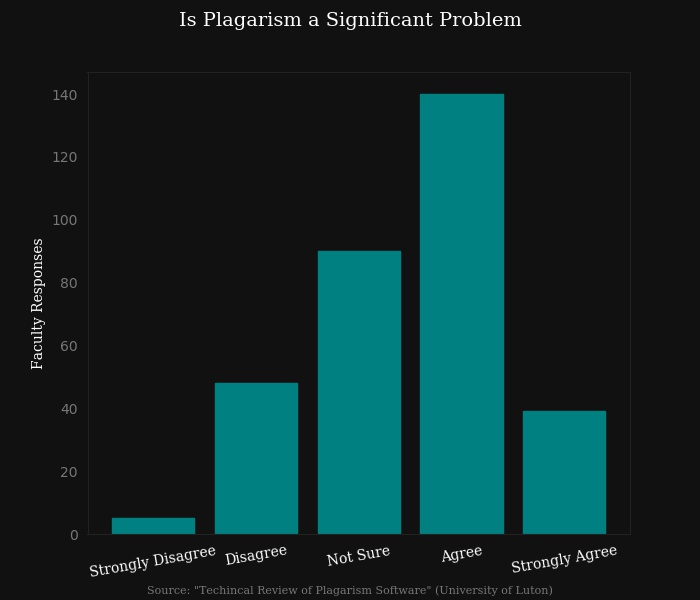

Reproduce this figure in Python.
import matplotlib.pyplot as plt
import pandas as pd
import numpy as np
import pathlib


#NOTE Plot Info Configuration
font     = 'Serif'
title    = 'Is Plagarism a Significant Problem'
source   = ('Source: "Techincal Review of Plagarism Software" '
            '(University of Luton)')
ylabel   = 'Faculty Responses'
filename = pathlib.Path(__file__).with_suffix('.jpg')


#NOTE Data Configuration
data       = [5, 48, 90, 140, 39]
categories = ['Strongly Disagree', 'Disagree', 'Not Sure', 'Agree', 
        'Strongly Agree']
positions  = np.arange(len(categories))


# NOTE Color Configuration
background = '#111111'
spines     = '#222222'
special    = spines # Bottom and left spines
# --- text colors
bold       = 'white'
trim       = '#777777'
# --- bar colors
bars       = 'teal'
edges      = 'teal'
width      = 1
# --- grid colors
grid       = '#111111'
alpha      = 0.0


#NOTE Geometry Configuration
x_rotation = 10
x_size     = 7
y_size     = 6
y_ticks    = False
x_ticks    = False


################################################################## Make the plot
plt.gcf().set_size_inches(x_size, y_size)
plt.bar(positions, data, align='center', color=bars, 
        edgecolor=edges, linewidth=width)
plt.xticks(positions, categories, fontsize=10, fontname=font, 
        rotation=x_rotation, color=bold)
plt.ylabel(ylabel, fontsize=10, fontname=font, 
        color=bold)
plt.yticks(color=trim)
plt.suptitle(title, fontsize=14, fontname=font, color=bold)
#plt.title(source, fontsize=8, fontname=font, color=trim)
plt.figtext(.5, 0.01, source, wrap=True, ha='center', fontname=font, fontsize=8,
        color=trim)
plt.grid(color=grid, alpha=alpha)

 
ax = plt.axes()
ax.patch.set_facecolor(background)
ax.figure.set_facecolor(background)
ax.set_axisbelow(True)
for position in ['top', 'right']:
    ax.spines[position].set_color(spines)
for position in ['bottom', 'left']:
    ax.spines[position].set_color(special)
ax.tick_params(top=False, bottom=False, left=y_ticks, right=x_ticks, 
        labelleft=True, labelbottom=True)


plt.savefig(filename, facecolor=ax.figure.get_facecolor())
plt.show()
